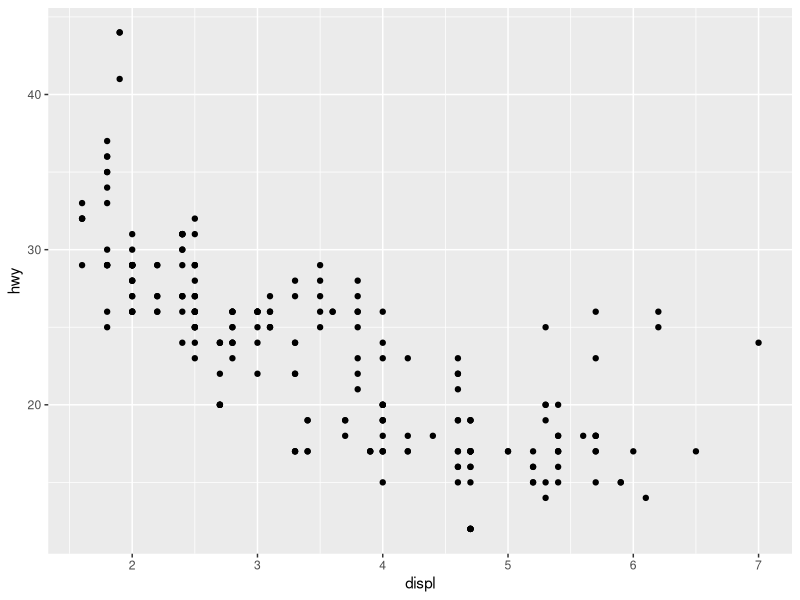
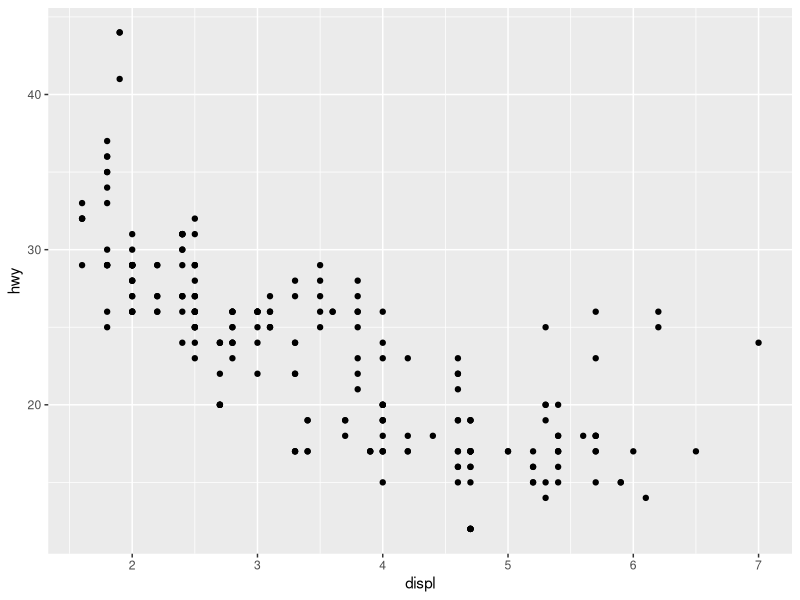
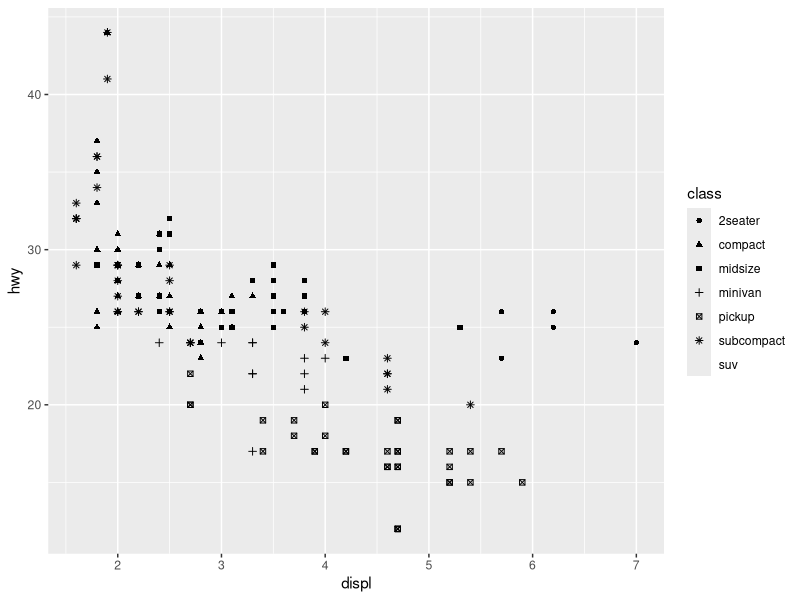
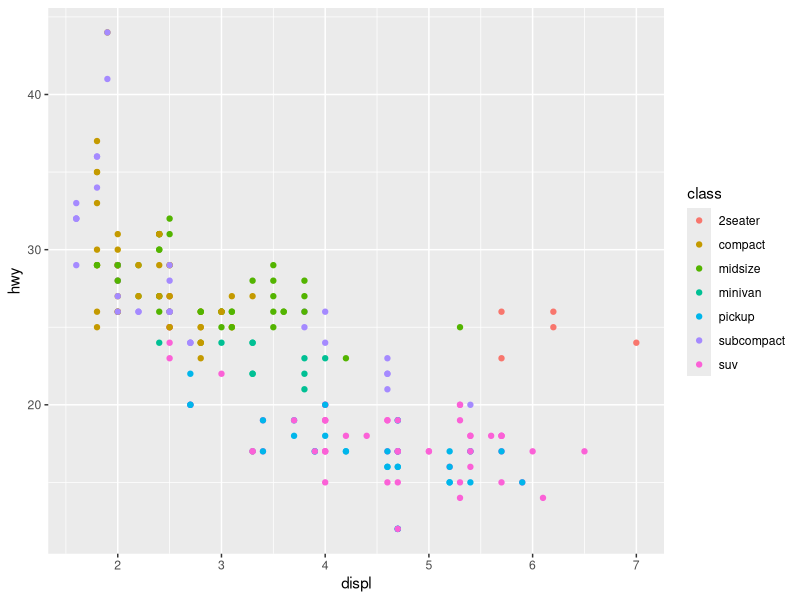
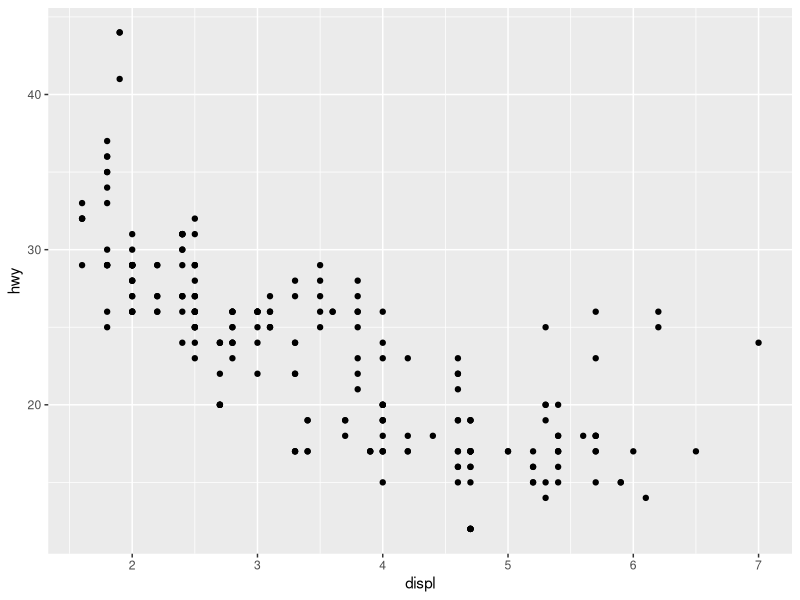
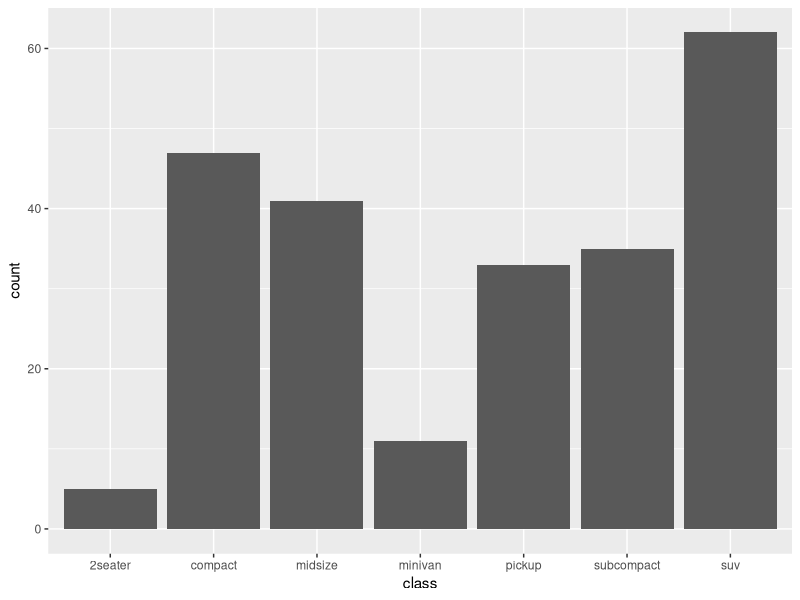
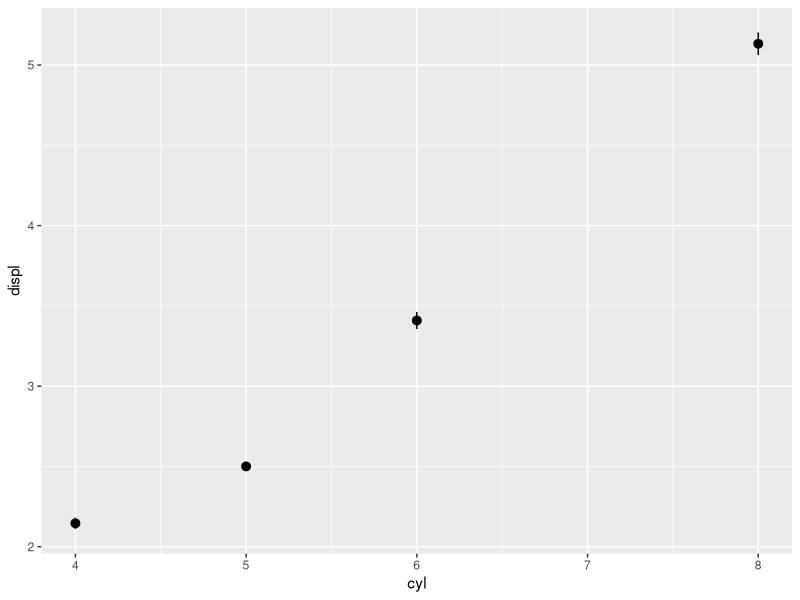
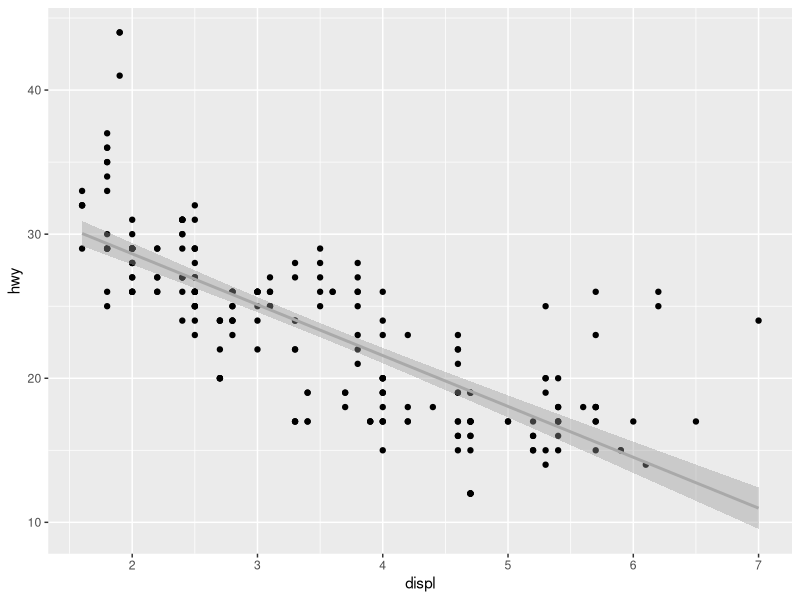

These figures' R source, in order:
library(tidyverse)
library(patchwork)

ggplot(data = mpg, 
       mapping = aes(x = displ,
                     y = hwy)) +
  geom_point()

# Kurzform
ggplot(mpg, aes(displ, hwy)) +
  geom_point()

### mapping Drittvariable
ggplot(mpg, aes(displ, hwy,
                shape = class)) +
  geom_point()

ggplot(mpg, aes(displ, hwy)) +
  geom_point(aes(color = class))

### Objekt
myPlot <- ggplot(mpg, aes(displ, hwy)) 
myPlot + geom_point()

### geoms
ggplot(mpg, aes(class)) +
  geom_bar() 

ggplot(mpg, aes(x = cyl, y = displ)) +
    stat_summary(geom = 'pointrange',
                 fun.data = "mean_se")

# geom_smooth
ggplot(mpg, aes(x = displ, y = hwy)) +
  geom_point() +
  geom_smooth(method = "lm", 
              se = 1,
              color = 'darkgray')


# geom_jitter
ggplot(mpg, aes(x = cyl, y = displ)) +
  geom_jitter(width = 0.05,
              color = 'darkgrey') + 
  stat_summary(geom = 'pointrange',
               fun.data = 'mean_se')


# line plot Mittelwerte
mpg <- mpg %>% mutate(schalt = 
                 case_when(
                   str_detect(trans,'auto') ~ 'automatic',
                   .default = 'manual'),
               class2 = 
                 case_when(
                   str_detect(class,'compact') ~ 'compact',
                   .default = 'other'))

ggplot(mpg, aes(class2, hwy)) +
  stat_summary(
    aes(group = schalt, color = schalt),
    fun.data = "mean_se",
    geom = "line", 
    position = position_dodge(0.2)) +
  stat_summary(
    aes(group = schalt),
    fun.data = "mean_se",
    geom = "pointrange",
    fun.args = list(mult = 1), 
    position = position_dodge(0.2))



### Anmerkungen
ggplot(mpg, aes(displ, hwy)) +
  geom_point() +
  geom_hline(yintercept = 35,
             linetype = 'dashed') +
  annotate("rect", xmin = 1, xmax = 2,
           ymin = 20, ymax = 50,
           alpha = .1,fill = "blue") +
  annotate("text", x = 2.5, y = 40,
           label = 'Economic cars',
           vjust = "center", hjust = "left")

### Darstellungsoptionen 
ggplot(mpg, aes(displ, hwy)) +
  geom_point(shape = 8,
             color = 'red',
             size = 4)


### shape maps, color maps
ggplot(mpg, aes(displ, hwy,
                shape = class)) +
  geom_point() +
  scale_shape_manual(values = 1:7)


cbPalette <- c("#999999", "#E69F00", "#56B4E9", 
               "#009E73", "#F0E442", "#0072B2",
               "#D55E00", "#CC79A7")

ggplot(mpg, aes(displ, hwy)) +
  geom_point(aes(color = class)) +
  scale_color_manual(values = cbPalette)


### Achsen
ggplot(mpg, aes(displ, hwy)) +
  geom_point() + 
  coord_cartesian(xlim = c(0,8),
                  ylim = c(0, 80)) +
  labs(x = "Hubraum",
             y = "Reichweite",
             tag = "A")


### themes
ggplot(mpg, aes(displ, hwy)) +
  geom_point() +
  theme_classic()


# arrangieren
myPlot <- ggplot(mpg, aes(displ, hwy)) +
  geom_point() +
  theme_classic()

plot1 <- myPlot + labs(tag = "A")
plot2 <- myPlot + labs(tag = "B")

plot1 | plot2
plot1 | plot2 / plot1


# export
ggsave(filename = "myPlot.svg", 
       plot = myPlot,
       width = 5,
       height = 5,
       units = 'cm',
       dpi = 300)
